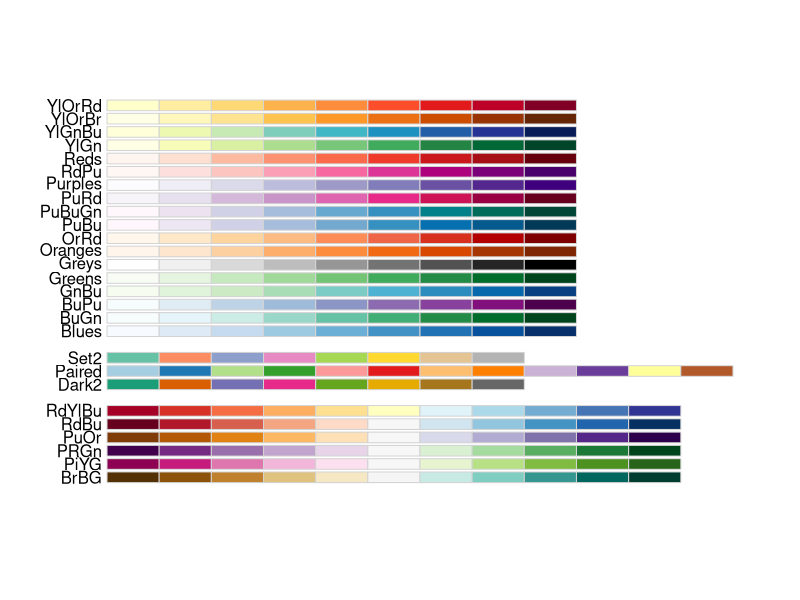
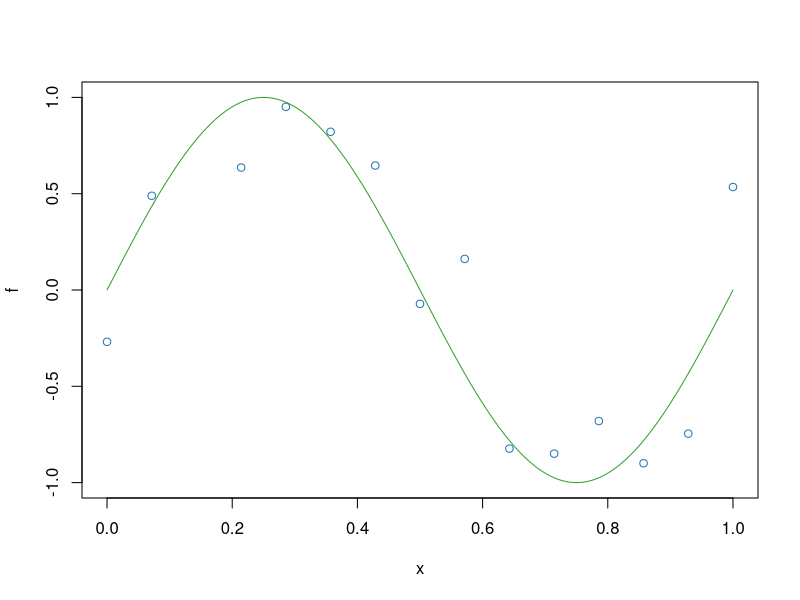
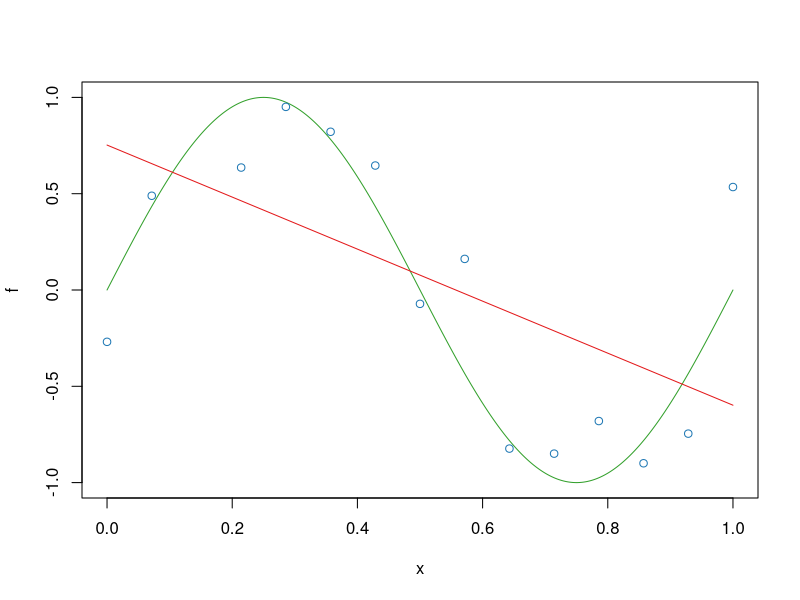

Generate these figures, in order, with R: (Note: this script raises an error after producing the figures.)
install.packages('RColorBrewer')
library('RColorBrewer')
display.brewer.all(colorblindFriendly = TRUE)
colours <- brewer.pal(n = 12, name = "Paired")

set.seed(2) #basically assigns set of possiblke variable values

x = seq(0,1, length = 1000)
f = sin(2*pi*x)

x0 = seq(0,1, length = 15)
f0 = sin(2*pi*x0)

y = rnorm(15, f0, 0.3)

png("ML_Plot_1.png", width = 800, height = 600, res = 100)
plot(x,f,xlab = 'x', ylab = 'f', col = colours[4], type = 'l')
points(x0,y,col=colours[2])
dev.off()

### In real life, we do not know the noise-free version of 𝑦 is 𝑓(𝑥)=𝑠𝑖𝑛(2𝜋𝑥) (green line). 
### One of the main goals is to estimate the function with a model using the noisy observations. 
### Having an estimate of the function will allow us to predict the value 𝑦 for any given value of 𝑥.

### The type (task) is regression (supervised learning)
### The data consist of xo and y.

## The Model- Least squares estimator

fit1 = lm(y~x0)
pol1 <- function(x) fit1$coefficients[2]*x + fit1$coefficients[1]

png("ML_Plot_2.png", width = 800, height = 600, res = 100)
plot(x,f,xlab = 'x',ylab = 'f', col = colours[4], type = 'l')
lines(x,pol1(x),col=colours[6])
points(x0,y, col=colours[2])
dev.off()

## Loss function 
### To check the performance of the linear model we can measure how ‘far’ are its 
### predictions from the unknown noise free part of 𝑦 (green line).

### This is done by the mean squared error (MSE) that squares all these deviations and then 
### averages them.

mse1 = mean((f-poll(x))^2)
mse1

## Repeat the previous process with a 3rd degree polynomial.
fit3 = lm(y~x0+I(x0^2)+I(x0^3))
pol3 <- function(x) fit3$coefficients[4]*x^3 + fit3$coefficients[3]*x^2 + fit3$coefficients[2]*x + fit3$coefficients[1]

png("ML_Plot_3.png", width = 800, height = 600, res = 100)
plot(x,f,xlab = 'x', ylab = 'f', col = colours[4], type = 'l')
lines(x,pol3(x),col=colours[6])
points(x0,y, col=colours[2])
dev.off()

mse3 = mean((f-pol3(x))^2)
mse3

## Optional activity 1
### "Polynomials of degree from 1 to 8"
### 8-degree polynomial regression

fit8 = lm(y~x0+I(x0^2)+I(x0^3)+I(x0^4)+I(x0^5)+I(x0^6)+I(x0^7)+I(x0^8))

pol8 <- function(x) fit8$coefficients[9]*x^8 + fit8$coefficients[8]*x^7 +
  fit8$coefficients[7]*x^6 + fit8$coefficients[6]*x^5 + fit8$coefficients[5]*x^4 +
  fit8$coefficients[4]*x^3 + fit8$coefficients[3]*x^2 + fit8$coefficients[2]*x + fit8$coefficients[1]   

png("ML_Plot_4.png", width = 800, height = 600, res = 100)
plot(x,f,xlab = 'x', ylab = 'f', col = colours[4], type = 'l')
lines(x,pol8(x),col=colours[6])
points(x0,y, col=colours[2])
dev.off()

mse8 = mean((f-pol8(x))^2)
mse8

### overfitting & variance 
